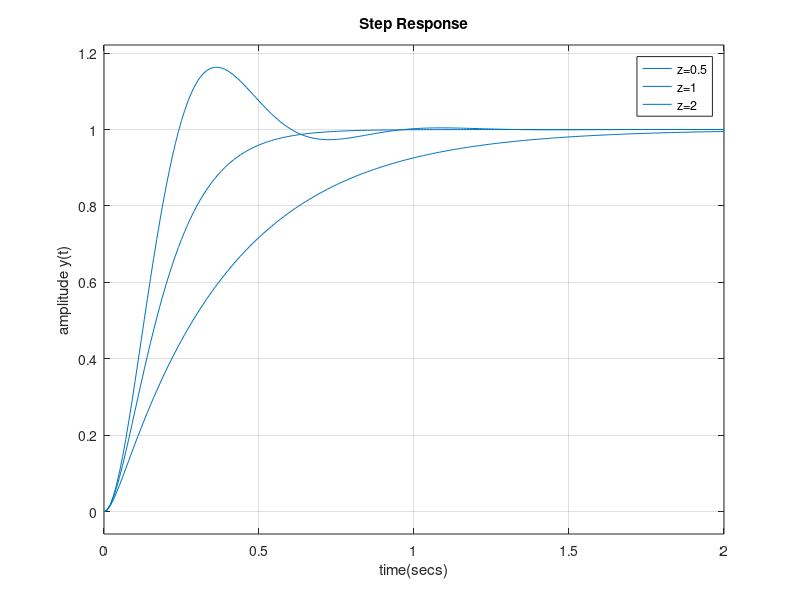

Here is the MATLAB script that generated this plot:
clc; clear; close all;

%% 2차 표준형 시스템에서 over damped, critically damped, under damped 각각의 
% unit step function response

wn = 10;    % natural frequency 지정

for z = [0.5 1 2]   % damping ratio 값 지정
    num = [wn.^2];
    den = [1 2*z*wn wn.^2];
    G = tf(num, den);

    t = 0:0.01:2;   % time 범위와 얼마나 세분화 할지 지정
    step(G, t);
    hold on;    % 중첩해서 그래프를 그리기 위해 기존의 그래프를 유지한다.
end

legend('z=0.5', 'z=1', 'z=2')
xlabel('time(secs)');
ylabel('amplitude y(t)');
